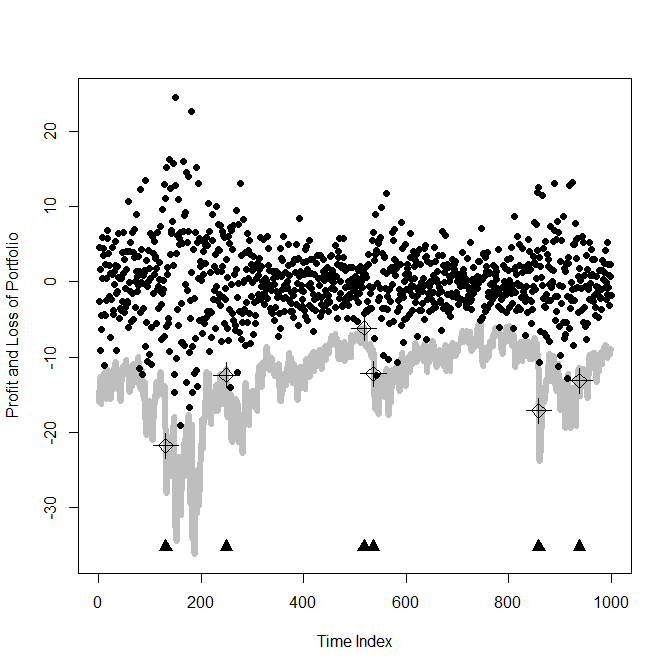

This figure's R source:
############################# computation of VaR using Gumbel copula
rm(list = ls(all = TRUE))
graphics.off()

# please set working directory setwd('C:/...') setwd('~/...') #
# linux/mac os setwd('/Users/...') # windows

libraries = c("fGarch", "foreach", "doParallel", "copula")
lapply(libraries, function(x) if (!(x %in% installed.packages())) {
    install.packages(x)
})
lapply(libraries, library, quietly = TRUE, character.only = TRUE)

############################# set up
eps1                = read.csv("eps1.csv")
sp.126              = read.csv("sp126.csv", header = T)[, -c(1, 2)]
p1                  = sp.126[-1, ]
p2                  = sp.126[-length(sp.126[, 1]), ]
l.r                 = 100 * log(p1/p2)
r                   = l.r
r1                  = r[, -c(1)]
r2                  = r1
dims                = 5
attach(r2)
r2                  = data.frame(cbind(AVB, EQR, TXN, ADI, LLY))
M                   = 1000
backtestNr          = 1000
VaR                 = matrix(NA, backtestNr, 4)
slidingWindowLength = 300
eps                 = matrix(NA, backtestNr, dim(r2)[2])
colnames(eps)       = colnames(r2)
eps1                = data.frame()
dat                 = eps1
paraMat             = list()
para                = matrix(NA, dims, 4)
sigma               = matrix(NA, backtestNr, dims)

############################# estimation GARCH parameter
cl     = makeCluster(37)
registerDoParallel(cl)
getDoParWorkers()
dat    = r2
datMat = list()

for (i in 1:backtestNr) {
    datMat[[i]] = dat[c(i:(i + (slidingWindowLength - 1))), 1:dims]
}
lengthPara  = 4
lengthEps1  = slidingWindowLength
lengthSigma = slidingWindowLength

objFun = function(dMat) {
    paraComb = list()
    library(fGarch)
    for (i in 1:dims) {
        fit           = garchFit(~garch(1, 1), data = dMat[[i]], trace = F)
        eps1.loop     = fit@residuals/fit@sigma.t
        para.loop     = fit@fit$coef
        sigma.loop    = fit@sigma.t
        lengthPara    = length(para.loop)
        paraComb[[i]] = c(para.loop, sigma.loop, eps1.loop)
    }
    return(paraComb)
}
resultD = foreach(dMat = datMat) %dopar% objFun(dMat)
stopCluster(cl)


############################# estimation of copula parameter
cl = makeCluster(37)
registerDoParallel(cl) 
getDoParWorkers()
lengthPara  = 4 
lengthEps1  = slidingWindowLength  
lengthSigma = slidingWindowLength
totalLength = lengthPara + lengthEps1 + lengthSigma

epsComb = list()
for (i in 1:backtestNr) {
    k            = pobs(as.data.frame(resultD[[i]]))
    epsComb[[i]] = k[-(1:(lengthPara + lengthEps1)), ] 
}

datMatEps = epsComb  
objFun = function(dMat) {
    library(copula)
    gumbel.cop  = gumbelCopula(2, dim = dims)
    fit.mln     = fitCopula(gumbel.cop, dMat, method = "mpl")
    para.normal = summary(fit.mln)$coefficient[1] 
    return(para.normal)
}

resultDcopPara = foreach(dMat = datMatEps, .combine = "rbind") %dopar% 
    objFun(dMat)  
stopCluster(cl)

############################# VaR computation
spread.real.0 = sp.126
attach(spread.real.0)
spread.real   = data.frame(cbind(AVB, EQR, TXN, ADI, LLY)) 
S             = rowSums(spread.real)
S1            = S[-1]
S2            = S[-length(S)]
S3            = S2 - S1 
L.real        = S3[301:(300 + backtestNr)]
cl            = makeCluster(37)
registerDoParallel(cl)  
getDoParWorkers()
lengthPara    = 4  
lengthEps1    = slidingWindowLength 
lengthSigma   = slidingWindowLength
totalLength   = lengthPara + lengthEps1 + lengthSigma
para.vec      = resultDcopPara  
VaR           = matrix(NA, backtestNr, 4)  
datMatIndex   = c(1:backtestNr)
objFunVaR = function(dMat) {
    i = dMat
    library(copula)
    para.normal      = para.vec[i]
    gumbel.cop.2     = gumbelCopula(para.normal, dim = dims)   
    u                = rCopula(M, gumbel.cop.2)  
    u                = qnorm(u)
    k                = as.data.frame(resultD[[i]])  
    k1               = k[c(1:lengthPara, lengthPara + lengthEps1, totalLength), ] 
    h                = sqrt(k1[2, ] + k1[3, ] * k1[lengthPara + 1, ]^2 * k1[lengthPara + 
                       2, ]^2 + k1[4, ] * k1[lengthPara + 1, ]^2)  
    k2               = matrix(NA, M, dims)
    k3               = matrix(NA, M, dims)
    k2[1, ]          = as.matrix(k1[1, ])  
    mu.t             = k2[rep(1, M), ] 
    k3[1, ]          = as.matrix(k1[lengthPara + 1, ])  
    sig.t            = k3[rep(1, M), ]  
    R                = mu.t + sig.t * u  
    spread.real.loop = read.csv("sp126.csv")[, -c(1:2)]
    attach(spread.real.loop)
    spread           = data.frame(cbind(AVB, EQR, TXN, ADI, LLY))
    s1               = spread[i + (slidingWindowLength), ]  
    st               = data.frame(matrix(NA, M, dims)) 
    st[1, ]          = s1
    st               = st[rep(1, M), ]
    L.sim            = matrix(NA, M, 1) 
    L.sim            = rowSums(st * (exp(0.01 * R) - 1))  
    VaRt1005         = quantile(L.sim, 0.05)
    VaRt1001         = quantile(L.sim, 0.01)
    VaRt10005        = quantile(L.sim, 0.005)
    VaRt10001        = quantile(L.sim, 0.001)
    VaRt             = c(VaRt1005, VaRt1001, VaRt10005, VaRt10001)   
    return(VaRt)  
}
resultVaR  = foreach(dMat = datMatIndex, .combine = "rbind") %dopar% objFunVaR(dMat)  
stopCluster(cl)
head(resultVaR) 
VaR        = resultVaR
resultComb = data.frame(L.real, VaR)

############################# exceeding ratio
Exceeding_Ratio = numeric(4)
for (alpha in 2:5) {
    nullVector = rep(0, backtestNr)
    for (i in 1:length(resultComb[, alpha])) {
        if (resultComb[, 1][i] < resultComb[, alpha][i]) {
            nullVector[i] = 1
        } else {
            nullVector[i] = 0
        }
    }
    Exceeding_Ratio[alpha] = sum(nullVector)/backtestNr
}
Exceeding_Ratio

############################# plot of VaR and quantile = 0.001
alpha           = 5
ptForPlot       = c(min(resultComb[, 1]), min(resultComb[, 2]), min(resultComb[, 
                  3]), min(resultComb[, 4]), min(resultComb[, 5]))
lowPt           = min(ptForPlot)
upPt            = max(resultComb[, 1])
Portfolio_Value = seq(lowPt, upPt, length.out = length(resultComb[, 1]))
Time_Index      = 1:length(seq(lowPt, upPt, length.out = length(resultComb[, 
                  1])))
plot(Time_Index, 
     Portfolio_Value, 
     col  = "white", 
     pch  = 19, 
     cex  = 0.5, 
     xlab = "Time Index", 
     ylab  = "Profit and Loss of Portfolio")
lines(resultComb[, alpha], col = "gray", lwd = 6)

for (i in 1:length(resultComb[, alpha])) {
    if (resultComb[, 1][i] < resultComb[, alpha][i]) {
        points(i, lowPt + 1, col = "black", pch = 17, cex = 1.5)  
        points(i, resultComb[, 1][i], 
               col = "black", 
               pch = 3, 
               cex = 2.5, 
               lwd = 1)  
        points(i, resultComb[, 1][i], 
               col = "black", 
               pch = 5, 
               cex = 1.5, 
               lwd = 1) 
    } else {
        points(i, resultComb[, 1][i], 
               col = "black", 
               pch = 19, 
               cex = 1) 
    }
}
